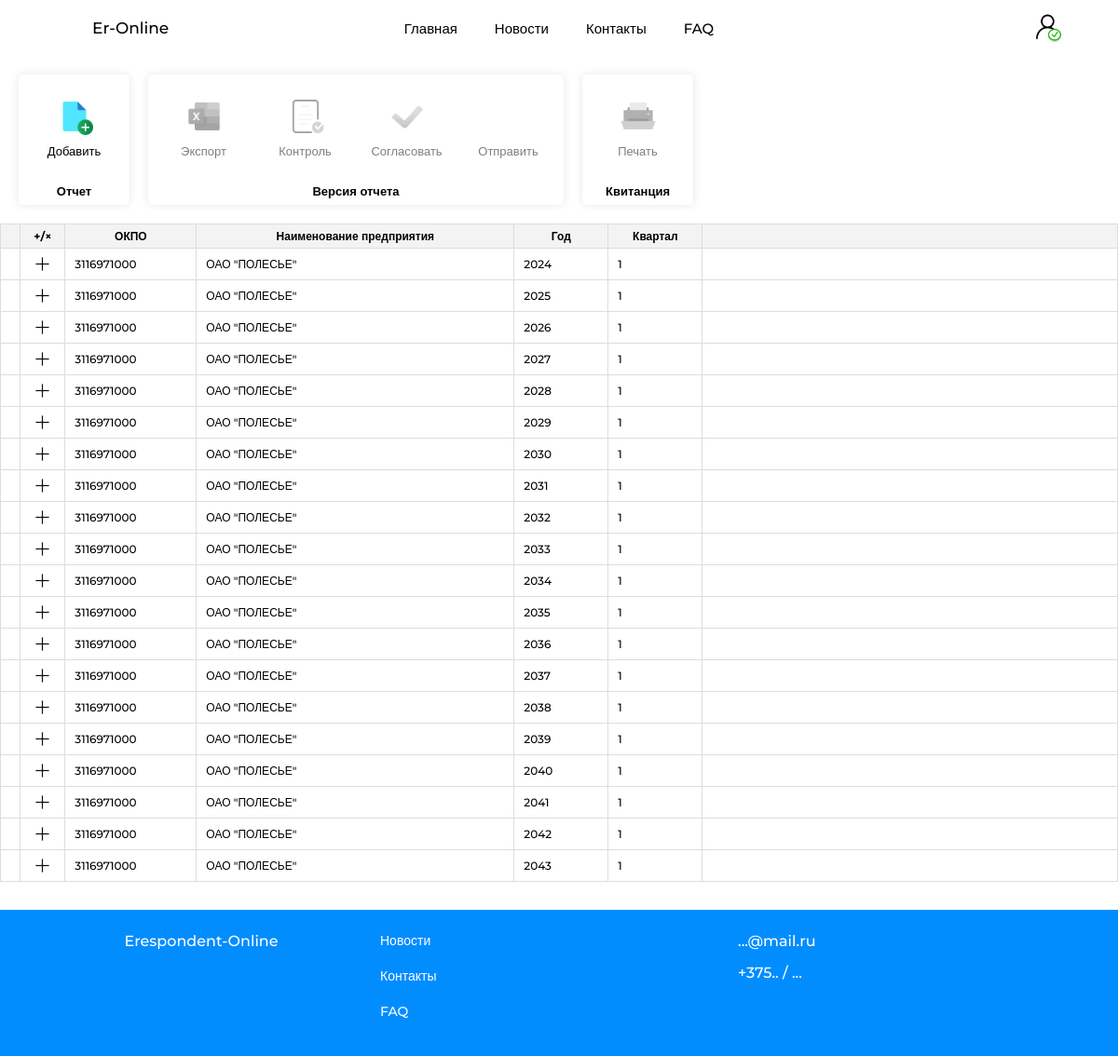
The app's page /report_area (signed in), older data.
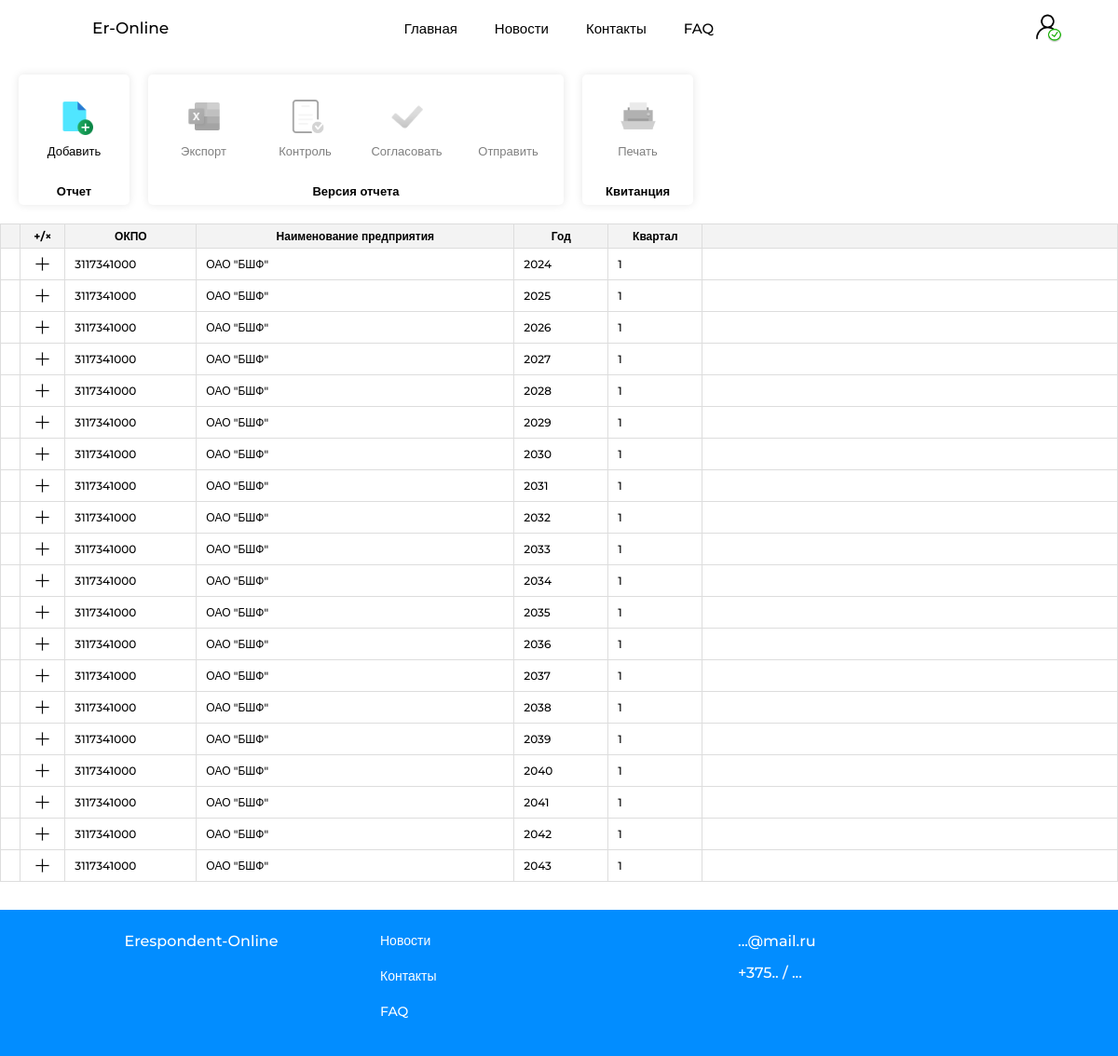
The same page, newer data.
### website/models.py (models this page shows)
class Report(db.Model):
    __tablename__ = 'report'
    id = db.Column(db.Integer, primary_key=True)
    okpo = db.Column(db.Integer)
    organization_name = db.Column(db.String(50))
    year = db.Column(db.Integer)
    quarter = db.Column(db.Integer)
    user_id = db.Column(db.Integer, db.ForeignKey('user.id'))
    time_of_receipt = db.Column(db.Date)
    versions = relationship('Version_report', backref='report')

### website/views.py (the view, shortened to what this page needs)
@views.route('/report_area')
@profile_complete
@login_required
def report_area():
    report = Report.query.filter_by(user_id=current_user.id).order_by(Report.year.asc(), Report.quarter.asc()).all()
    version = Version_report.query.filter_by().all()
    for rep in report:
        rep.versions = Version_report.query.filter_by(report_id=rep.id).all()
        for version in rep.versions:
            version.tickets = Ticket.query.filter_by(version_report_id=version.id).all()
    organization = Organization.query.filter_by(id=current_user.organization.id).all()
    dirUnit = DirUnit.query.filter_by().all()
    dirProduct = DirProduct.query.filter_by().all()
    for row in dirProduct:
        current_unit = DirUnit.query.filter_by(IdUnit=row.IdUnit).first()
        row.IdUnit = current_unit.NameUnit
    year_today = datetime.now().year
    return render_template('report_area.html',
                           year_today=year_today,
                           report=report,
                           user=current_user,
                           dirUnit=dirUnit,
                           dirProduct=dirProduct,
                           organization=organization,
                           version=version)

### website/views.py (called while the page is built)
def profile_complete(f):
    @wraps(f)
    def decorated_function(*args, **kwargs):
        if not current_user.fio or not current_user.telephone or not current_user.organization_id:
            flash('Пожалуйста, заполните все обязательные поля.', 'error')
            return redirect(url_for('views.profile_common'))
        return f(*args, **kwargs)
    return decorated_function

### website/templates/report_area.html (shortened to what this page needs)
{% extends "base.html" %}
{% block content %}
<div class="report-area_page">
    <div class="report-area_menu">
        <div class="report-area_podmenu">
            <div class="content-podmenu">
                <nav>
                    <ul>
                        <section>
                            <div class="functions_menu">
                                <li id = "link_add_report">
                                    <img src="{{ url_for('static', filename='img/icon_new_file.png') }}" alt="Создать отчет">
                                    <a>Добавить</a>
                                </li>
                            </div>
                            <a class="functions_menu_name">
                                Отчет
                            </a>
                        </section>
                        <section>
                            <div class="functions_menu">
                                <li id="export_versionButton">
                                    <img src="{{ url_for('static', filename='img/icon_excel.png') }}" alt="">
                                    <a>Экспорт</a>
                                </li>
                                <li id="control_versionButton">
                                    <img src="{{ url_for('static', filename='img/icon_control.png') }}" alt="">
                                    <a>Контроль</a>
                                </li>
                                <li id = "agreedVersionButton">
                                    <img src="{{ url_for('static', filename='img/icon_galochka.png') }}" alt="">
                                    <a>Согласовать</a>
                                </li>
                                <li id = "sentVersionButton">
                                    <a>Отправить</a>
                                </li>
                            </div>
                            <a class="functions_menu_name">
                                Версия отчета
                            </a>
                        </section>
                        <section>
                            <div class="functions_menu">
                                <li id = "PrintTicketButton">
                                    <img src="{{ url_for('static', filename='img/icon_print_file.png') }}" alt="">
                                    <a>Печать</a>
                                </li>
                            </div>
                            <a class="functions_menu_name">
                                Квитанция
                            </a>
                        </section>
                    </ul>
                </nav>
            </div>
        </div>
    </div>
    <div class="report-area" >
        <table class="table_report-area">
            <thead class="order-table_titels">
                <tr>
                    <th></th>
                    <th style = "white-space: nowrap;">+/&times;</th>
                    <th class="resizable" style="min-width: 120px;">ОКПО<div class="resizer"></div></th>
                    <th class="resizable" style="white-space: nowrap; min-width: 320px;">Наименование предприятия<div class="resizer"></div></th>
                    <th class="resizable" style="min-width: 80px;">Год<div class="resizer"></div></th>
                    <th class="resizable" style="min-width: 80px;">Квартал<div class="resizer"></div></th>
                    <th></th>
                </tr>
            </thead>
            <tbody>
                {%if report%}
                    {% for row in report %}
                    <tr class="report_row" data-id="{{ row.id }}">
                        <td></td>
                        <td>
                            <button class="show-versions_button">
                                <img src="{{ url_for('static', filename='img/close_black.png')}}" class = "close_black" alt="Просмотреть версии">
                            </button>
                        </td>
                        <td>
                            <input type = "text" id = "report_okpo" value = "{{ row.okpo }}" readonly>
                        </td>
                        <td>
                            <input type = "text" id = "report_organization_name" value = "{{ row.organization_name }}" readonly>
                        </td>
                        <td>
                            <input type = "text" id = "report_year" value = "{{ row.year }}" readonly>
                        </td>
                        <td>
                            <input type = "text" id = "report_quarter" value = "{{ row.quarter }}" readonly>
                        </td>
                        <td>
                        </td>
                    </tr>
                    {% endfor %}
            {%endif%}
            </tbody>
        </table>
    </div>
</div>
{% endblock %}

### website/templates/base.html (shortened to what this page needs)
<!DOCTYPE html>
<html>
  <head>
    <link rel="stylesheet" href="{{ url_for('static', filename='css/base.css') }}">
  </head>
  <body>
    <header class="fixed-header">
      <div class="header-left">
         <nav>
          <ul>
              <li class = "short_name_app" onclick="window.location.href='/'">
                <a href="/">Er-Online</a>
              </li>
          </ul>
        </nav>
      </div>
      <div class="header-center">
        <nav>
          <ul>
              <li onclick="window.location.href='/'">Главная</li>
              <li onclick="window.location.href='/news'">Новости</li>
              <li onclick="window.location.href='/contacts'" >Контакты</li>
              <li onclick="window.location.href='/FAQ'" >FAQ</li>
          </ul>
        </nav>
      </div>
      <div class="header-right">
        <div class="user-container">
          {% set icon_path = 'img/icon_black-user.png' if current_user.is_authenticated else 'img/log.png' %}
          <img class="icon_black" src="{{ url_for('static', filename=icon_path) }}" alt="">
        </div>
      </div>
    </header>
    <main>
    {% block content %}
    {% endblock %}
    </main>
    <footer>
      <div class = "footer_cont">
        <div class = "left_col_footer">
          <nav>
            <ul>
                <li onclick="window.location.href='/'">Erespondent-Online</li>
            </ul>
          </nav>
        </div>
        <div class = "center_col_footer">
            <nav>
                <ul>
                  <li onclick="window.location.href='/news'">Новости</li>
                  <li onclick="window.location.href='/contacts'" >Контакты</li>
                  <li onclick="window.location.href='/FAQ'" >FAQ</li>
                </ul>
            </nav>
        </div>
        <div class = "right_col_footer">
          <nav>
              <ul>
                <li onclick="window.location.href=''">...@mail.ru</li>
                <li>+375.. / ...</li>
              </ul>
          </nav>
      </div>
    </footer>
  </body>
</html>

Row changes from the older to the newer data that the page shows:
changed Report (number 1 of 20 on the later page): okpo "3116971000" → "3117341000"; organization_name "ОАО \"ПОЛЕСЬЕ\"" → "ОАО \"БШФ\""
changed Report (number 2 of 20 on the later page): okpo "3116971000" → "3117341000"; organization_name "ОАО \"ПОЛЕСЬЕ\"" → "ОАО \"БШФ\""
changed Report (number 3 of 20 on the later page): okpo "3116971000" → "3117341000"; organization_name "ОАО \"ПОЛЕСЬЕ\"" → "ОАО \"БШФ\""
changed Report (number 4 of 20 on the later page): okpo "3116971000" → "3117341000"; organization_name "ОАО \"ПОЛЕСЬЕ\"" → "ОАО \"БШФ\""
changed Report (number 5 of 20 on the later page): okpo "3116971000" → "3117341000"; organization_name "ОАО \"ПОЛЕСЬЕ\"" → "ОАО \"БШФ\""
changed Report (number 6 of 20 on the later page): okpo "3116971000" → "3117341000"; organization_name "ОАО \"ПОЛЕСЬЕ\"" → "ОАО \"БШФ\""
changed Report (number 7 of 20 on the later page): okpo "3116971000" → "3117341000"; organization_name "ОАО \"ПОЛЕСЬЕ\"" → "ОАО \"БШФ\""
changed Report (number 8 of 20 on the later page): okpo "3116971000" → "3117341000"; organization_name "ОАО \"ПОЛЕСЬЕ\"" → "ОАО \"БШФ\""
changed Report (number 9 of 20 on the later page): okpo "3116971000" → "3117341000"; organization_name "ОАО \"ПОЛЕСЬЕ\"" → "ОАО \"БШФ\""
changed Report (number 10 of 20 on the later page): okpo "3116971000" → "3117341000"; organization_name "ОАО \"ПОЛЕСЬЕ\"" → "ОАО \"БШФ\""
changed Report (number 11 of 20 on the later page): okpo "3116971000" → "3117341000"; organization_name "ОАО \"ПОЛЕСЬЕ\"" → "ОАО \"БШФ\""
changed Report (number 12 of 20 on the later page): okpo "3116971000" → "3117341000"; organization_name "ОАО \"ПОЛЕСЬЕ\"" → "ОАО \"БШФ\""
changed Report (number 13 of 20 on the later page): okpo "3116971000" → "3117341000"; organization_name "ОАО \"ПОЛЕСЬЕ\"" → "ОАО \"БШФ\""
changed Report (number 14 of 20 on the later page): okpo "3116971000" → "3117341000"; organization_name "ОАО \"ПОЛЕСЬЕ\"" → "ОАО \"БШФ\""
changed Report (number 15 of 20 on the later page): okpo "3116971000" → "3117341000"; organization_name "ОАО \"ПОЛЕСЬЕ\"" → "ОАО \"БШФ\""
changed Report (number 16 of 20 on the later page): okpo "3116971000" → "3117341000"; organization_name "ОАО \"ПОЛЕСЬЕ\"" → "ОАО \"БШФ\""
changed Report (number 17 of 20 on the later page): okpo "3116971000" → "3117341000"; organization_name "ОАО \"ПОЛЕСЬЕ\"" → "ОАО \"БШФ\""
changed Report (number 18 of 20 on the later page): okpo "3116971000" → "3117341000"; organization_name "ОАО \"ПОЛЕСЬЕ\"" → "ОАО \"БШФ\""
changed Report (number 19 of 20 on the later page): okpo "3116971000" → "3117341000"; organization_name "ОАО \"ПОЛЕСЬЕ\"" → "ОАО \"БШФ\""
changed Report (number 20 of 20 on the later page): okpo "3116971000" → "3117341000"; organization_name "ОАО \"ПОЛЕСЬЕ\"" → "ОАО \"БШФ\""
